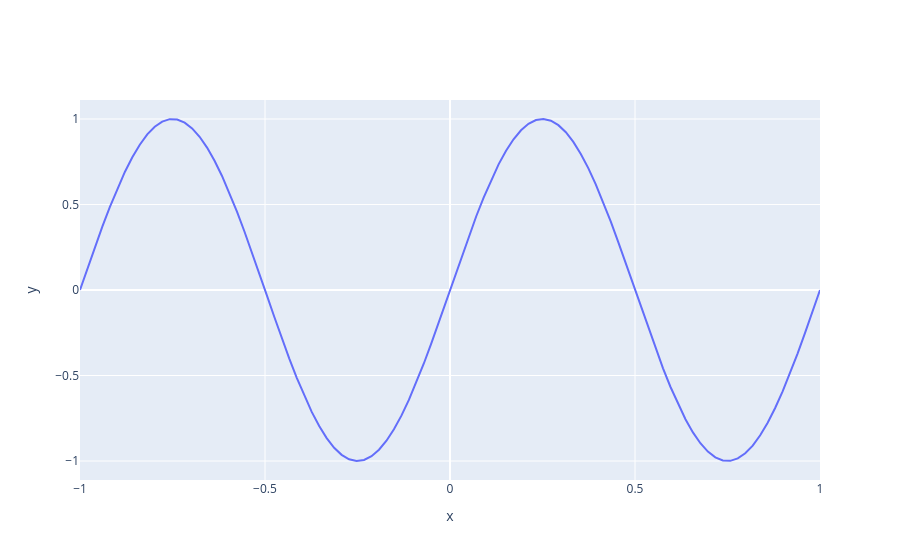

Source (notebook cell):
### Code cell
y = feelpp.expr("sin(2*pi*x):x")
y.setParameterValues({"x":2.0})
import numpy as np
x = np.linspace(-1,1,100) 
import plotly.graph_objects as go
fig = go.Figure()
fig.add_trace(go.Scatter(x=x, y=y.evaluate("x",x), mode='lines', name='$y$'), )
fig.update_xaxes(title_text=r"x")
fig.update_yaxes(title_text=r"y")
fig.show()
